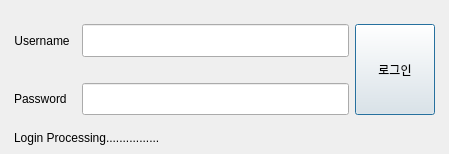
<?xml version="1.0" encoding="UTF-8"?>
<ui version="4.0">
 <class>LoginDialog</class>
 <widget class="QDialog" name="LoginDialog">
  <property name="geometry">
   <rect>
    <x>0</x>
    <y>0</y>
    <width>449</width>
    <height>154</height>
   </rect>
  </property>
  <property name="windowTitle">
   <string>로그인</string>
  </property>
  <widget class="QWidget" name="gridLayoutWidget">
   <property name="geometry">
    <rect>
     <x>9</x>
     <y>9</y>
     <width>431</width>
     <height>136</height>
    </rect>
   </property>
   <layout class="QGridLayout" name="gridLayout">
    <property name="leftMargin">
     <number>5</number>
    </property>
    <property name="topMargin">
     <number>5</number>
    </property>
    <property name="rightMargin">
     <number>5</number>
    </property>
    <item row="1" column="2">
     <widget class="QLineEdit" name="username_entry">
      <property name="sizePolicy">
       <sizepolicy hsizetype="Expanding" vsizetype="Expanding">
        <horstretch>0</horstretch>
        <verstretch>0</verstretch>
       </sizepolicy>
      </property>
     </widget>
    </item>
    <item row="1" column="0">
     <widget class="QLabel" name="username_label">
      <property name="text">
       <string>Username</string>
      </property>
      <property name="alignment">
       <set>Qt::AlignCenter</set>
      </property>
     </widget>
    </item>
    <item row="3" column="0">
     <widget class="QLabel" name="password_label">
      <property name="text">
       <string>Password</string>
      </property>
     </widget>
    </item>
    <item row="2" column="0" colspan="3">
     <spacer name="horizontalSpacer">
      <property name="orientation">
       <enum>Qt::Horizontal</enum>
      </property>
      <property name="sizeHint" stdset="0">
       <size>
        <width>40</width>
        <height>20</height>
       </size>
      </property>
     </spacer>
    </item>
    <item row="3" column="2">
     <widget class="QLineEdit" name="password_entry">
      <property name="sizePolicy">
       <sizepolicy hsizetype="Expanding" vsizetype="Expanding">
        <horstretch>0</horstretch>
        <verstretch>0</verstretch>
       </sizepolicy>
      </property>
      <property name="inputMethodHints">
       <set>Qt::ImhSensitiveData</set>
      </property>
     </widget>
    </item>
    <item row="1" column="3" rowspan="3">
     <widget class="QPushButton" name="login_button">
      <property name="sizePolicy">
       <sizepolicy hsizetype="Fixed" vsizetype="Expanding">
        <horstretch>0</horstretch>
        <verstretch>0</verstretch>
       </sizepolicy>
      </property>
      <property name="text">
       <string>로그인</string>
      </property>
     </widget>
    </item>
    <item row="0" column="0" colspan="4">
     <spacer name="horizontalSpacer_3">
      <property name="orientation">
       <enum>Qt::Horizontal</enum>
      </property>
      <property name="sizeHint" stdset="0">
       <size>
        <width>40</width>
        <height>10</height>
       </size>
      </property>
     </spacer>
    </item>
    <item row="4" column="0" colspan="4">
     <spacer name="horizontalSpacer_2">
      <property name="orientation">
       <enum>Qt::Horizontal</enum>
      </property>
      <property name="sizeHint" stdset="0">
       <size>
        <width>40</width>
        <height>10</height>
       </size>
      </property>
     </spacer>
    </item>
    <item row="5" column="0" colspan="4">
     <widget class="QLabel" name="status_label">
      <property name="text">
       <string>Login Processing................</string>
      </property>
     </widget>
    </item>
   </layout>
  </widget>
 </widget>
 <resources/>
 <connections/>
</ui>
